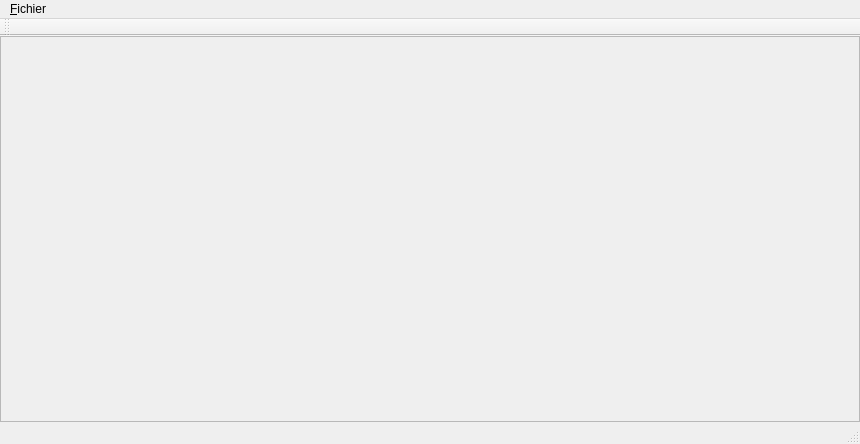
<?xml version="1.0" encoding="UTF-8"?>
<ui version="4.0">
 <class>MainWindow</class>
 <widget class="QMainWindow" name="MainWindow">
  <property name="geometry">
   <rect>
    <x>0</x>
    <y>0</y>
    <width>860</width>
    <height>444</height>
   </rect>
  </property>
  <widget class="QWidget" name="centralWidget">
   <layout class="QGridLayout" name="gridLayout">
    <property name="margin">
     <number>0</number>
    </property>
    <property name="spacing">
     <number>0</number>
    </property>
    <item row="0" column="0">
     <widget class="QFrame" name="fr_principale">
      <property name="frameShape">
       <enum>QFrame::StyledPanel</enum>
      </property>
      <property name="frameShadow">
       <enum>QFrame::Raised</enum>
      </property>
      <layout class="QGridLayout" name="gridLayout_3"/>
     </widget>
    </item>
   </layout>
  </widget>
  <widget class="QMenuBar" name="menuBar">
   <property name="geometry">
    <rect>
     <x>0</x>
     <y>0</y>
     <width>860</width>
     <height>25</height>
    </rect>
   </property>
   <widget class="QMenu" name="menu_Fichier">
    <property name="title">
     <string>&amp;Fichier</string>
    </property>
    <addaction name="action_Quitter"/>
    <addaction name="action_Survol"/>
   </widget>
   <addaction name="menu_Fichier"/>
  </widget>
  <widget class="QToolBar" name="mainToolBar">
   <attribute name="toolBarArea">
    <enum>TopToolBarArea</enum>
   </attribute>
   <attribute name="toolBarBreak">
    <bool>false</bool>
   </attribute>
  </widget>
  <widget class="QStatusBar" name="statusBar"/>
  <action name="action_Quitter">
   <property name="text">
    <string>&amp;Quitter</string>
   </property>
   <property name="shortcut">
    <string>Ctrl+Q</string>
   </property>
  </action>
  <action name="action_Survol">
   <property name="text">
    <string>&amp;Survol</string>
   </property>
  </action>
 </widget>
 <layoutdefault spacing="6" margin="11"/>
 <resources/>
 <connections>
  <connection>
   <sender>action_Quitter</sender>
   <signal>triggered()</signal>
   <receiver>MainWindow</receiver>
   <slot>close()</slot>
   <hints>
    <hint type="sourcelabel">
     <x>-1</x>
     <y>-1</y>
    </hint>
    <hint type="destinationlabel">
     <x>429</x>
     <y>221</y>
    </hint>
   </hints>
  </connection>
 </connections>
</ui>
